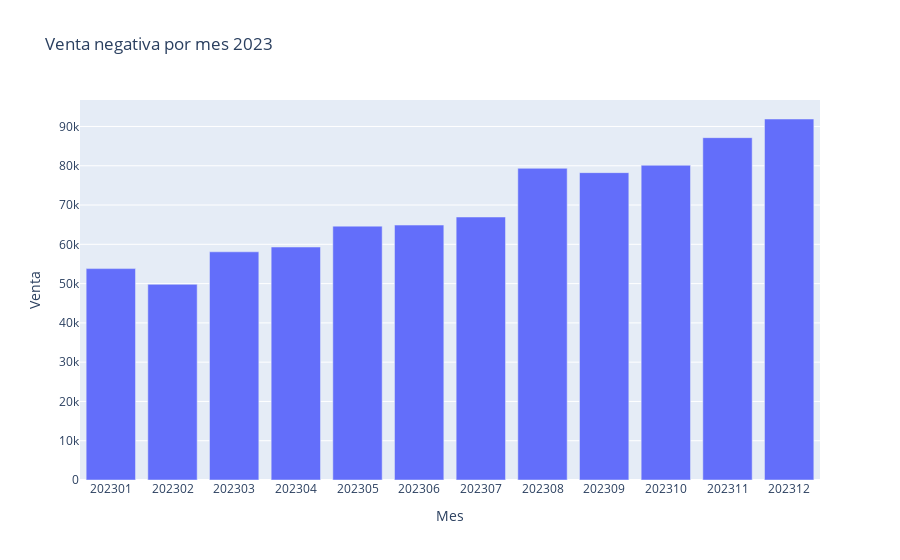

The code cell stored with this chart in its notebook:
### Code cell
df_graf = pd.DataFrame(df_order_items_negativa[df_order_items_negativa['created_at_year'] == '2023'].groupby('created_at_monthnum')['sale_price'].sum().reset_index().sort_values(by='created_at_monthnum'))

px.bar(df_graf,
    x = 'created_at_monthnum',
    y = 'sale_price',
    title = 'Venta negativa por mes 2023',
    labels = {'sale_price':'Venta', 'created_at_monthnum': 'Mes'},
    #barmode = 'group' # Generar diagramas de barras lado a lado, sin apilar las categorías de color.
)

### Figure 1 — Plotly figure (JSON) as saved in the notebook; plotly's stock layout.template omitted (floating-point values rounded to 4 significant figures)
{"data": [{"alignmentgroup": "True", "hovertemplate": "Mes=%{x}<br>Venta=%{y}<extra></extra>", "legendgroup": "", "marker": {"color": "#636efa", "pattern": {"shape": ""}}, "name": "", "offsetgroup": "", "orientation": "v", "showlegend": false, "textposition": "auto", "type": "bar", "x": ["202301", "202302", "202303", "202304", "202305", "202306", "202307", "202308", "202309", "202310", "202311", "202312"], "xaxis": "x", "y": [53820.0, 49810.0, 58090.0, 59310.0, 64630.0, 64900.0, 66960.0, 79350.0, 78250.0, 80130.0, 87150.0, 91900.0], "yaxis": "y"}], "layout": {"autosize": true, "barmode": "relative", "legend": {"tracegroupgap": 0}, "title": {"text": "Venta negativa por mes 2023"}, "xaxis": {"anchor": "y", "autorange": true, "domain": [0, 1], "range": [-0.5, 11.5], "title": {"text": "Mes"}, "type": "category"}, "yaxis": {"anchor": "x", "autorange": true, "domain": [0, 1], "range": [0, 96740.0], "title": {"text": "Venta"}, "type": "linear"}}}
